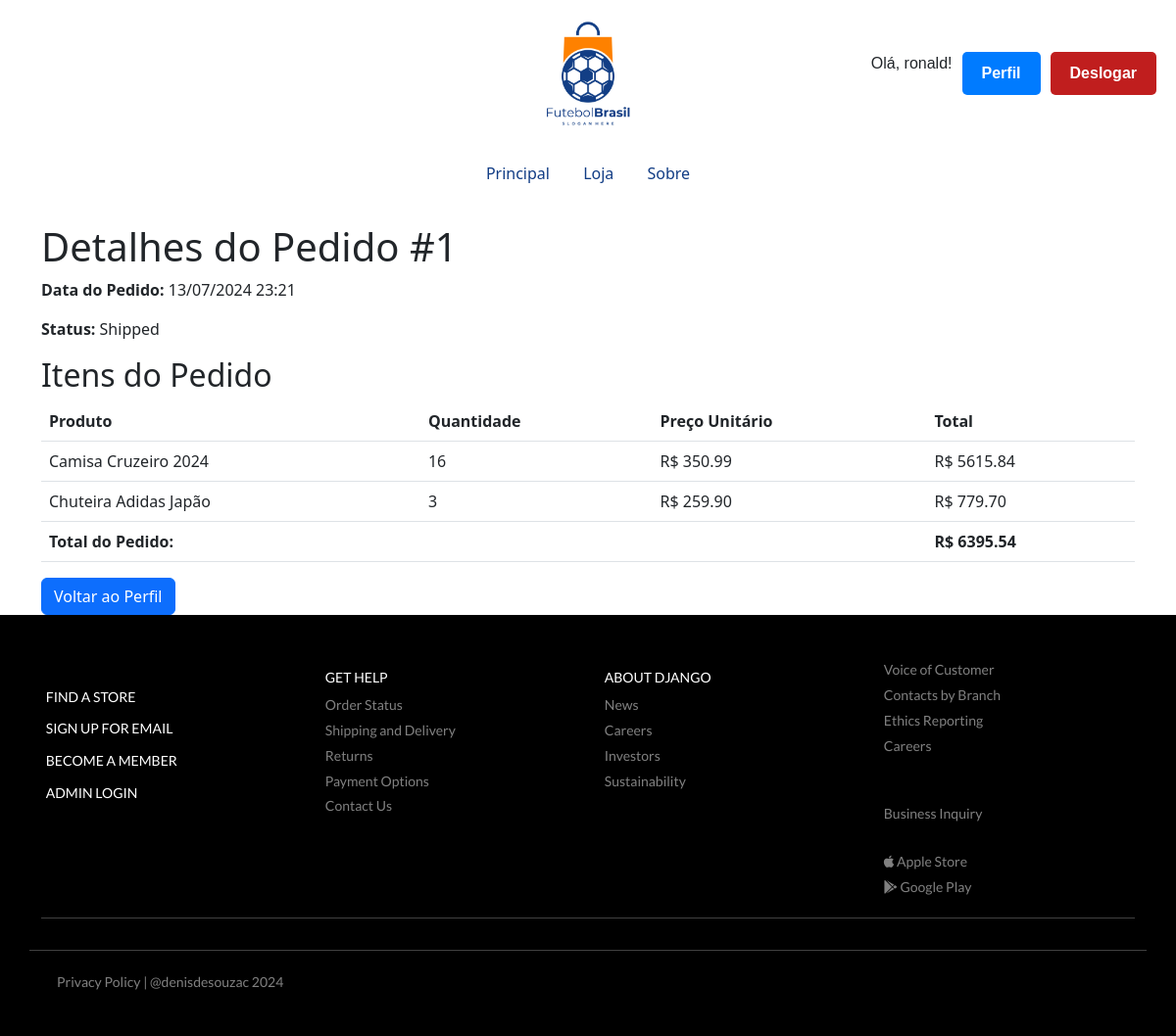
Screenshot of /pedido/1/ (signed in) with the database file from the repository.
### store/models.py (models this page shows, shortened)
class Order(models.Model):
    order_date = models.DateTimeField(auto_now_add=True)
    status = models.CharField(max_length=20, choices=[('pending', 'Pending'), ('shipped', 'Shipped'), ('delivered', 'Delivered'), ('cancelled', 'Cancelled')])
    client = models.ForeignKey(Client, on_delete=models.CASCADE, related_name='orders')
    delivery_address = models.CharField(max_length=200, blank=True)
    def get_total_price(self):
        return sum(item.total_price for item in self.order_items.all())

class OrderItem(models.Model):
    order = models.ForeignKey(Order, on_delete=models.CASCADE, related_name='order_items')
    product = models.ForeignKey(Product, on_delete=models.CASCADE, related_name='order_items')
    quantity = models.IntegerField(default=1)
    unit_price = models.DecimalField(max_digits=10, decimal_places=2, default=0.00)
    total_price = models.DecimalField(max_digits=10, decimal_places=2, default=0.00)

### catalog/models.py (models this page shows, shortened)
class Product(models.Model):
    name = models.CharField(max_length=40)
    description = models.TextField(max_length=200)
    price = models.DecimalField(max_digits=10, decimal_places=2)  # Usando DecimalField para precisão de preços
    quantity_in_stock = models.PositiveIntegerField(default=0)
    image = models.ImageField(upload_to='images/', null=True, blank=True)
    category = models.ForeignKey(Category, on_delete=models.CASCADE, related_name='products')

### store/views.py (the view)
# urls.py: path('pedido/<int:id>/', views.order_detail, name='order_detail'),
def order_detail(request, id):
    order = get_object_or_404(Order, id=id, client=request.user.client)
    return render(request, 'order_detail.html', {'order': order})

### store/templates/order_detail.html (shortened to what this page needs)
{% extends "base.html" %}
{% block conteudo %}
    <div class="container mt-4">
        <h1>Detalhes do Pedido #{{ order.id }}</h1>
        <p><strong>Data do Pedido:</strong> {{ order.order_date|date:"d/m/Y H:i" }}</p>
        <p><strong>Status:</strong> {{ order.get_status_display }}</p>
        <h2>Itens do Pedido</h2>
        <table class="table">
            <thead>
                <tr>
                    <th>Produto</th>
                    <th>Quantidade</th>
                    <th>Preço Unitário</th>
                    <th>Total</th>
                </tr>
            </thead>
            <tbody>
                {% for item in order.order_items.all %}
                    <tr>
                        <td>{{ item.product.name }}</td>
                        <td>{{ item.quantity }}</td>
                        <td>R$ {{ item.unit_price }}</td>
                        <td>R$ {{ item.total_price }}</td>
                    </tr>
                {% endfor %}
                <tr>
                    <td colspan="3"><strong>Total do Pedido:</strong></td>
                    <td><strong>R$ {{ order.get_total_price }}</strong></td>
                </tr>
            </tbody>
        </table>
        <a href="{% url 'perfil' %}" class="btn btn-primary">Voltar ao Perfil</a>
    </div>
{% endblock %}

### store/templates/header.html (shortened to what this page needs)
<!DOCTYPE html>
<html lang="pt-br">
<head>
    {% load static %}
    <link rel="stylesheet" href="{% static 'style.css' %}">
</head>
<body>
    <header>
        <img src="/media/logo.jpg" alt="">
        <div class="botao-container">
            {% if user.is_authenticated %}
                <span class="nome-usuario">Olá, {{ user.first_name }}!</span>
                <a href="{% url 'perfil' %}" class="botao logar">Perfil</a>
                <a href="{% url 'logout' %}" class="botao deslogar">Deslogar</a>
            {% else %}
            <a href="{% url 'login' %}" class="botao logar">Logar</a>
            <a href="{% url 'signup' %}" class="botao cadastre-se">Cadastre-se</a>
            {% endif %}
        </div>
    </header>
</body>
</html>

### staticfiles/style.css (style rules this page uses)
header { font-family: Arial, sans-serif; display: flex; justify-content: center; align-items: center; height: 150px; background-color: #ffffff; margin: 0; position: relative; }
header img { height: 150px; width: 150px; }
.botao-container { position: absolute; right: 20px; top: 50%; transform: translateY(-50%); display: flex; gap: 10px; }
.botao { padding: 6px 12px; font-size: 16px; border: none; border-radius: 5px; cursor: pointer; transition: background-color 0.3s ease; }
.logar { background-color: #4CAF50; color: white; }
.deslogar { background-color: #c01e1e; color: white; }
.botao { padding: 10px 20px; border: none; border-radius: 5px; color: #fff; text-align: center; cursor: pointer; text-decoration: none; font-weight: bold; }
.botao.logar { background-color: #007bff; }
.btn-primary { background-color: #007bff; border-color: #007bff; color: #fff; }

### rows the page displays
Order: id "1", order_date "13/07/2024 23:21", status "Shipped", get_total_price "6395.54"
OrderItem: product.name "Camisa Cruzeiro 2024", quantity "16", unit_price "350.99", total_price "5615.84"
OrderItem: product.name "Chuteira Adidas Japão", quantity "3", unit_price "259.90", total_price "779.70"

### other values shown
{{ user.first_name }} "ronald"
